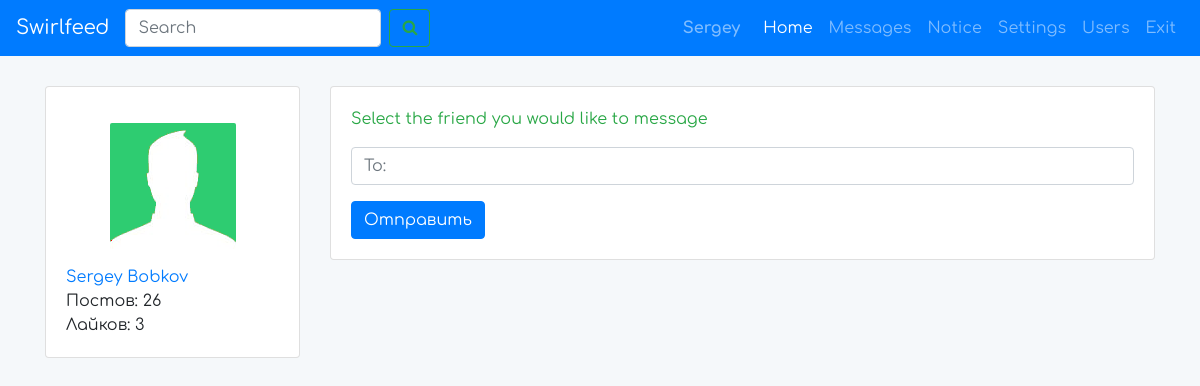
The page /messages.php (signed in) on the database as committed earlier.
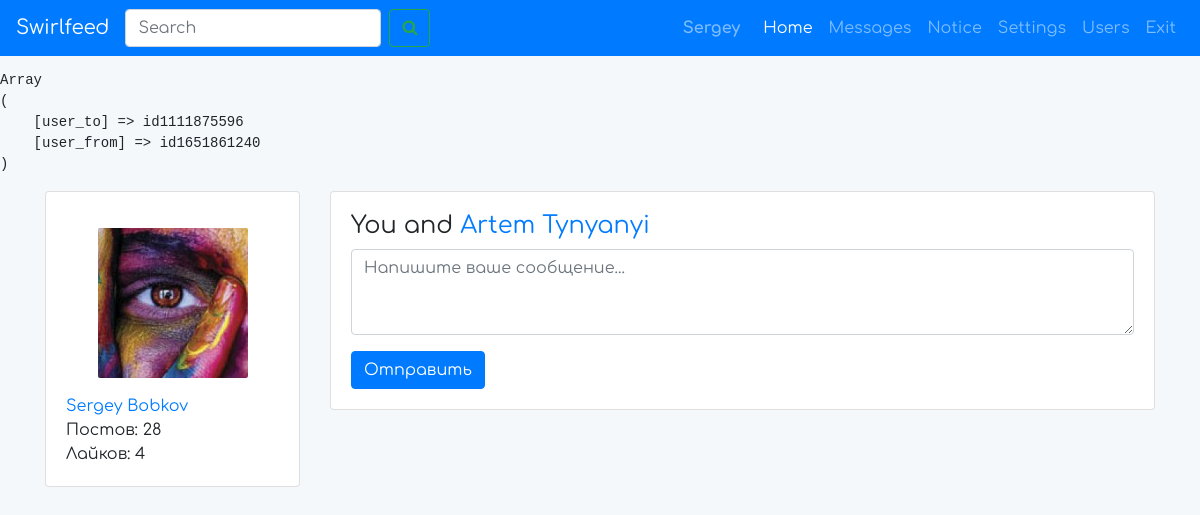
The same page on the database as committed later.
### tables this page shows
CREATE TABLE `users` (
  `id` int(11) UNSIGNED NOT NULL,
  `unique_id` varchar(255) NOT NULL,
  `first_name` varchar(25) NOT NULL,
  `last_name` varchar(25) NOT NULL,
  `username` varchar(100) NOT NULL,
  `email` varchar(100) NOT NULL,
  `password` varchar(255) NOT NULL,
  `signup_date` date NOT NULL,
  `profile_pic` varchar(255) NOT NULL,
  `num_posts` int(11) NOT NULL,
  `num_likes` int(11) NOT NULL,
  `user_closed` varchar(3) NOT NULL,
  `friend_array` text NOT NULL
);

### classes/DB.php (called while the page is built)
<?php
class DB {
  private static function connect()
  {
    $pdo = new PDO('mysql:host=localhost;dbname=SocialNetworkFB;charset=utf8', 'root', '');
    $pdo->setAttribute(PDO::ATTR_ERRMODE, PDO::ERRMODE_EXCEPTION);
    return $pdo;
  }
  public static function query($query, $params = [])
  {
    $statement = self::connect()->prepare($query);
    $statement->execute($params);
    if (explode(' ', $query)[0] == 'SELECT') {
      $data = $statement->fetchAll(PDO::FETCH_ASSOC);
      return $data;
    }
  }
}

### classes/Message.php (called while the page is built, shortened)
<?php
class Message
{
  private $userObj;
  public function __construct($user)
  {
    $this->userObj = new User($user);
  }
  public function getMostRecentUser()
  {
    $userLoggedIn = $this->userObj->getUniqueId();
    $user = DB::query('SELECT user_to, user_from FROM messages WHERE user_to = ? OR user_from = ? ORDER BY id DESC LIMIT 1', [$userLoggedIn, $userLoggedIn])[0];
    if (count($user) == 0) {
      return false;
    }
    $userTo = $user['user_to'];
    $userFrom = $user['user_from'];
    if ($userTo != $userLoggedIn) {
      return $userTo;
    } else {
      return $userFrom;
    }
  }
}

### classes/User.php (called while the page is built, shortened)
<?php
class User
{
  private $user;
  public function __construct($user)
  {
    $this->user = DB::query('SELECT * FROM users WHERE id=:userid', [':userid' => $user])[0];
  }
  public function getFirstAndLastName()
  {
    return $this->user['first_name'] . " " . $this->user['last_name'];
  }
  public function getUniqueId()
  {
    return $this->user['unique_id'];
  }
}

### messages.php (the view, shortened to what the changed rows need)
<?php
require __DIR__ . '/init.php';
require __DIR__ . '/includes/header.php';
$messageObj = new Message($userId);
if (isset($_GET['u'])) {
  $userTo = $_GET['u'];
} else {
  $userTo = $messageObj->getMostRecentUser();
  if ($userTo == false) {
    $userTo = 'new';
  }
}
if ($userTo != "new") {
  $userToObj = DB::query('SELECT * FROM users WHERE unique_id = ?', [$userTo])[0];
  $userToObj = new User($userToObj['id']);
}
?>
<section class="user-details">
  <div class="container">
    <div class="row">
      <div class="col-md-3">
        <div class="card">
          <div class="card-body">
            <div class="user-details__main-img p-3">
              <a href="<?php echo $userUniqueId; ?>"><img src="<?php echo $user['profile_pic']?>" alt=""></a>
            </div>
            <div>
              <a href="<?php echo $userUniqueId; ?>">
                <?php echo $user['first_name'] . " " . $user['last_name'];?>
              </a>
            </div>
            <div>
              <?php echo "Постов: " . $user['num_posts']; ?>
            </div>
            <div>
              <?php echo "Лайков: " . $user['num_likes']; ?>
            </div>
          </div>
        </div>
      </div>
      <div class="col-md-9">
        <div class="card">
          <div class="card-body">
            <?php
            if ($userTo != 'new') {
              echo "<h4>You and <a href='" . $userTo . "'>" . $userToObj->getFirstAndLastName() . "</a></h4>";
            }
            ?>
            <form action="" method="post">
              <?php if ($userTo == 'new') {
                echo '<p class="text-success mb-3">Select the friend you would like to message</p>';
                echo '<div class="form-group">
                        <input type="text" class="form-control" placeholder="To:">
                      </div>';
              } else { ?>
                <div class="form-group">
                  <textarea name="message_text" class="form-control" id="message_textarea" rows="3" placeholder="Напишите ваше сообщение..."></textarea>
                </div>
              <?php }?>
              <button type="submit" name="post_message" id="message_submit" class="btn btn-primary">Отправить</button>
            </form>
          </div>
        </div>
      </div>
    </div>
  </div>
</section>

### includes/header.php (shortened to what the changed rows need)
<?php
if (isset($_SESSION['username'])) {
  $userUniqueId = $_SESSION['unique_id'];
  $userEmail = $_SESSION['log_email'];
  $user = DB::query('SELECT * FROM users WHERE email=:email', [':email' => $userEmail])[0];
  $userId = $user['id'];
} else {
  header("Location: /register.php");
}
?><!doctype html>
<html lang="en">
<head>
  <link rel="stylesheet" href="/assets/css/bootstrap.css">
  <link rel="stylesheet" href="/assets/css/fontAweasome.css">
  <link rel="stylesheet" href="/assets/css/fonts.css">
  <link rel="stylesheet" href="/assets/css/style.css">
  <link rel="stylesheet" href="/assets/css/jquery.Jcrop.css">
</head>
<body>
<header>
  <nav class="navbar navbar-expand-lg navbar-dark bg-primary fixed-top">
    <div class="collapse navbar-collapse" id="navbarSupportedContent">
      <div class="userName">
        <a href="<?php echo $user['unique_id']; ?>"><?php echo $user['first_name']; ?></a>
      </div>
    </div>
  </nav>
</header>

Rows that differ between the two databases and show on the page:
changed users "Sergey": profile_pic: a different picture; num_posts "26" → "28"; num_likes "3" → "4"
now on this page (row edited): users: $userToObj->getFirstAndLastName() "Artem Tynyanyi"
Other text that changed with them:
text no longer shown: "Select the friend you would like to message"
text now shown: "Array ( [user_to] => id1111875596 [user_from] => id1651861240 ) You and"
